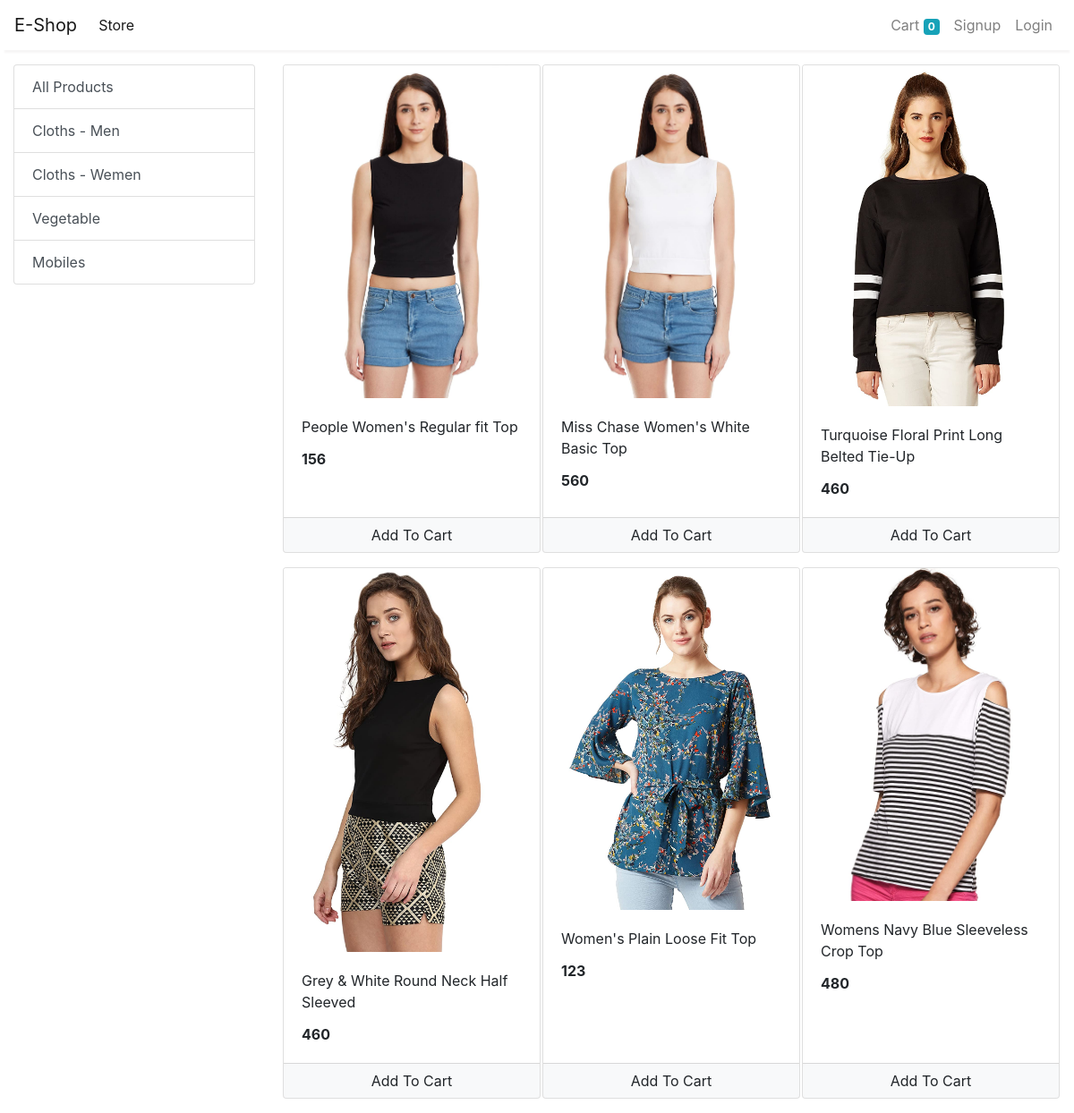
The app's page /store?category=2 with its own data.
### store/models/category.py (models this page shows, shortened)
class Category(models.Model):
    name = models.CharField(max_length=20)
    @staticmethod
    def get_all_categories():
        return Category.objects.all()

### store/models/product.py (models this page shows, shortened)
class Product(models.Model):
    name = models.CharField(max_length=50)
    price = models.IntegerField(default=0)
    category = models.ForeignKey(Category, on_delete=models.CASCADE, default=1)
    description = models.CharField(max_length=200, default='' , null=True , blank=True)
    image = models.ImageField(upload_to='uploads/products/')
    @staticmethod
    def get_all_products_by_categoryid(category_id):
        if category_id:
            return Product.objects.filter(category = category_id)
        else:
            return Product.get_all_products();

### store/views/home.py (the view)
# urls.py: path('' , include('store.urls'))
def store(request):
    cart = request.session.get('cart')
    if not cart:
        request.session['cart'] = {}
    products = None
    categories = Category.get_all_categories()
    categoryID = request.GET.get('category')
    if categoryID:
        products = Product.get_all_products_by_categoryid(categoryID)
    else:
        products = Product.get_all_products();
    data = {}
    data['products'] = products
    data['categories'] = categories
    print('you are : ', request.session.get('email'))
    return render(request, 'index.html', data)

### store/templatetags/cart.py (called while the page is built)
@register.filter(name='is_in_cart')
def is_in_cart(product  , cart):
    keys = cart.keys()
    for id in keys:
        if int(id) == product.id:
            return True
    return False;

### store/templates/index.html (shortened to what this page needs)
{% extends 'base.html' %}
{% block content %}
{% load cart %}
{% load custom_filter %}
<div class="container-fluid mt-3">
	<div class="row">
		<div class="col-lg-3 mx-auto">
			<div class="list-group">
				<a href="/" class="list-group-item list-group-item-action">All Products</a>
				{% for category in categories %}
				<a href="/?category={{category.id}}"
					class="list-group-item list-group-item-action">{{category.name}}</a>
				{% endfor %}
			</div>
		</div>
		<div id='products' class="col-lg-9 mx-auto">
			<div class="row mx-auto">
				{% for product in products %}
				<div class="card mx-auto mb-3" id={{product.id}} style="width: 18rem;">
					<img class="card-img-top" src="{{product.image.url}}" alt="Card image cap">
					<div class="card-body">
						<p class="card-title">{{product.name}}</p>
						<p class="card-text"><b>{{product.price}}</b></p>
					</div>
					<div class="card-footer p-0 no-gutters">
						{% if product|is_in_cart:request.session.cart %}
						<div class="row no-gutters">
							<form action="/#{{product.id}}" class="col-2 " method="post">
								{% csrf_token %}
								<input hidden type="text" name='product' value='{{product.id}}'>
								<input hidden type="text" name='remove' value='True'>
								<input type="submit" value=" - " class="btn btn-block btn-light border-right">
							</form>
							<div class="text-center col">{{product|cart_quantity:request.session.cart}} in Cart</div>
							<form action="/#{{product.id}}" class="col-2 " method="post">
								{% csrf_token %}
								<input hidden type="text" name='product' value='{{product.id}}'>
								<input type="submit" value=" + " class="btn btn-block btn-light border-left">
							</form>
						</div>
						{% else %}
						<form action="/#{{product.id}}" method="POST" class="btn-block">
							<input type="submit" class="float-right btn btn-light  form-control"
								value="Add To Cart">
						</form>
						{% endif %}
					</div>
				</div>
				{% endfor %}
			</div>
		</div>
	</div>
</div>
{% endblock %}

### records on screen
Category: name "Cloths - Men"
Category: name "Cloths - Wemen"
Category: name "Vegetable"
Category: name "Mobiles"
Product: image (picture), name "People Women's Regular fit Top", price "156"
Product: image (picture), name "Miss Chase Women's White Basic Top", price "560"
Product: image (picture), name "Turquoise Floral Print Long Belted Tie-Up", price "460"
Product: image (picture), name "Grey & White Round Neck Half Sleeved", price "460"
Product: image (picture), name "Women's Plain Loose Fit Top", price "123"
Product: image (picture), name "Womens Navy Blue Sleeveless Crop Top", price "480"

### other values on screen
{{ request.session.cart.keys|length }} "0"
